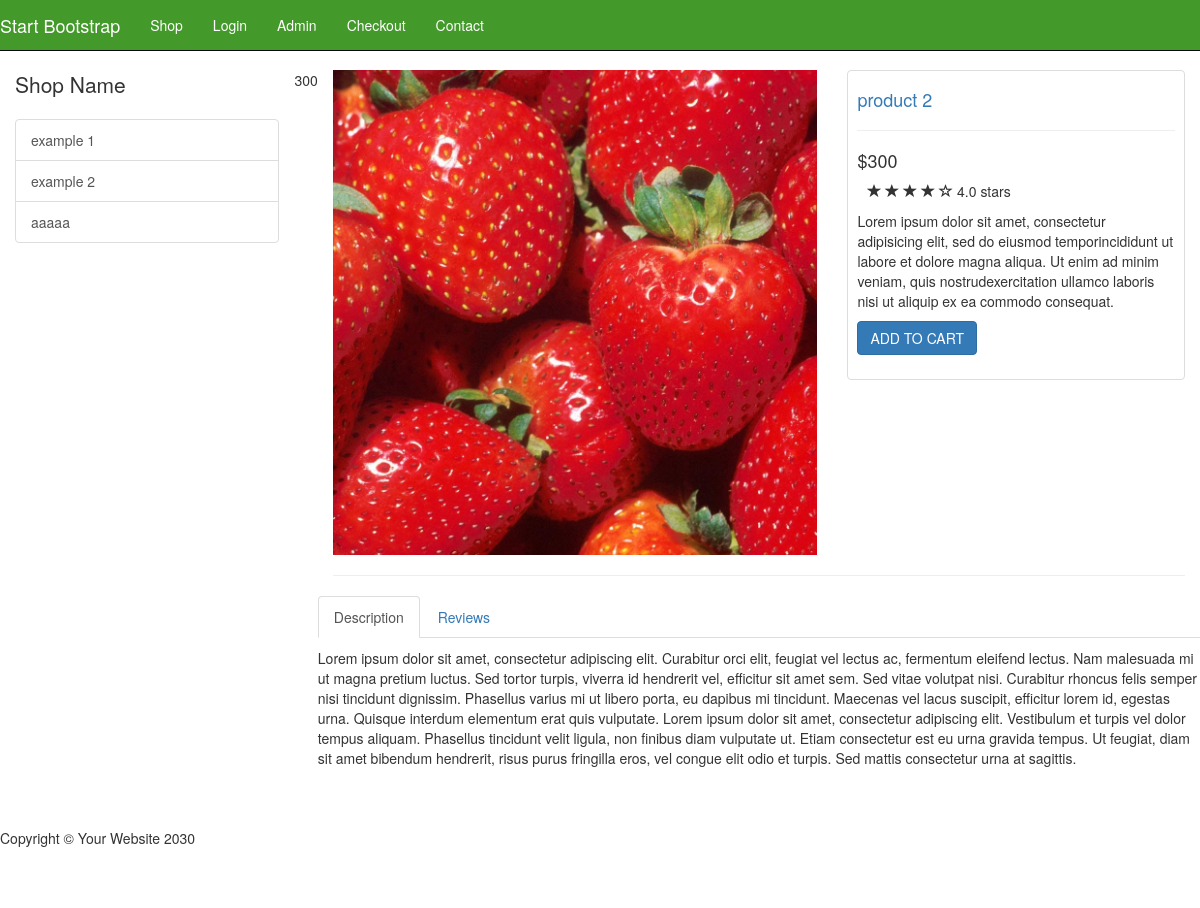
Before: /item.php?id=2 with the older database file.
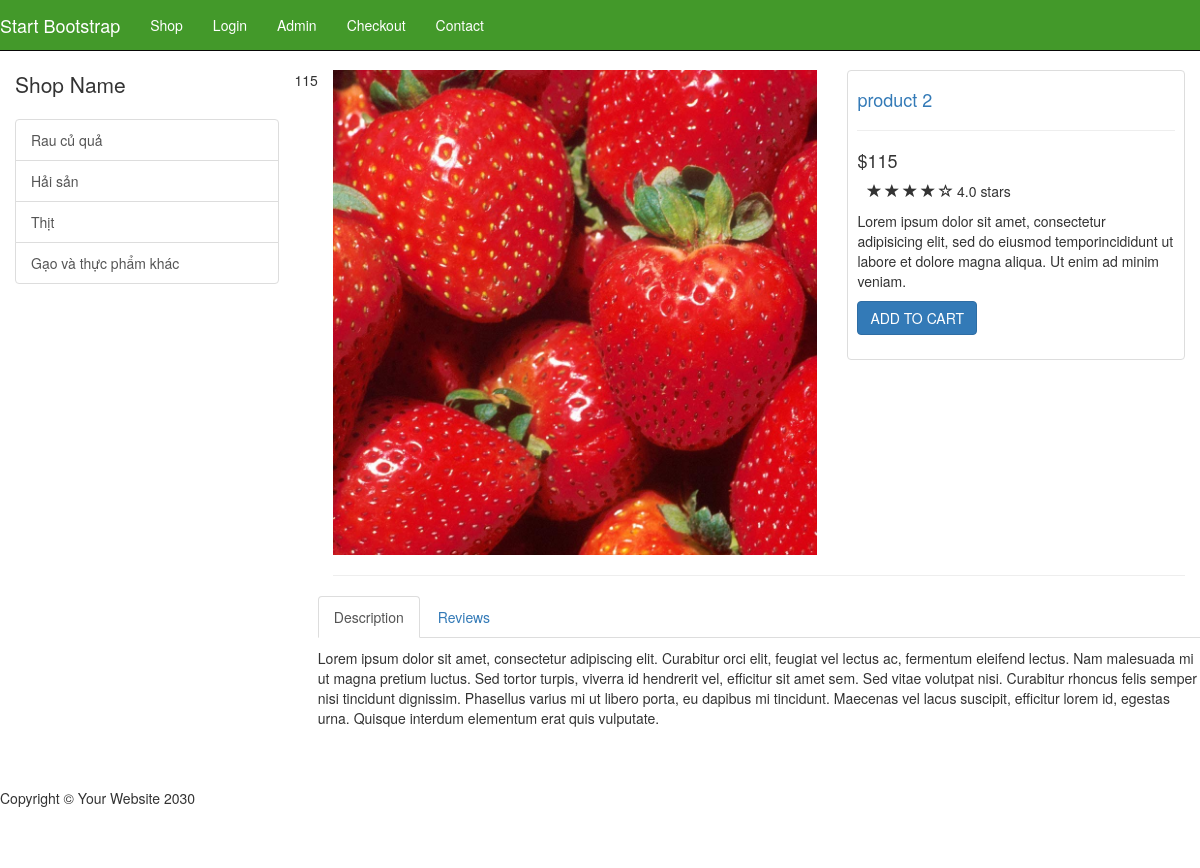
After: the same page with the newer database file.
### tables this page shows
CREATE TABLE `categories` (
  `cat_id` int(11) NOT NULL,
  `cat_title` varchar(255) NOT NULL
);

CREATE TABLE `products` (
  `product_id` int(11) NOT NULL,
  `product_title` varchar(255) NOT NULL,
  `product_category_id` int(11) NOT NULL,
  `is_product_new` tinyint(1) NOT NULL,
  `is_product_sale` tinyint(1) NOT NULL,
  `product_current_price` double NOT NULL,
  `product_original_price` double NOT NULL,
  `product_rate` float NOT NULL,
  `product_description` text NOT NULL,
  `short_desc` text NOT NULL,
  `product_image` varchar(255) NOT NULL
);

### public/item.php (the view, shortened to what this page needs)
<?php include(TEMPLATE_FRONT . DS . "header.php") ?>
<div class="container">
    <?php include(TEMPLATE_FRONT . DS . "side_nav.php") ?>
    <?php
        $query = query("SELECT * FROM products WHERE product_id = " . escape_string($_GET['id']) . " " );
        while($row = fetch_array($query)):
            echo $row['product_current_price'];
    ?>
    <div class="col-md-9">
        <div class="row">
            <div class="col-md-7">
                <img class="img-responsive" src="<?php echo $row['product_image']; ?>" alt="">
            </div>
            <div class="col-md-5">
                <div class="thumbnail">
                    <div class="caption-full">
                        <h4><a href="#"><?php echo $row['product_title']; ?></a></h4>
                        <hr>
                        <h4 class=""><?php echo "&#36;" . $row['product_current_price']; ?></h4>
                        <div class="ratings">
                            <p>
                                <span class="glyphicon glyphicon-star"></span>
                                <span class="glyphicon glyphicon-star"></span>
                                <span class="glyphicon glyphicon-star"></span>
                                <span class="glyphicon glyphicon-star"></span>
                                <span class="glyphicon glyphicon-star-empty"></span>
                                4.0 stars
                            </p>
                        </div>
                        <p><?php echo $row['short_desc']; ?></p>
                        <form action="">
                            <div class="form-group">
                                <input type="submit" class="btn btn-primary" value="ADD TO CART">
                            </div>
                        </form>
                    </div>
                </div>
            </div>
        </div>
        <hr>
        <div class="row">
            <div role="tabpanel">
                <ul class="nav nav-tabs" role="tablist">
                    <li role="presentation" class="active"><a href="#home" aria-controls="home" role="tab"
                            data-toggle="tab">Description</a></li>
                    <li role="presentation"><a href="#profile" aria-controls="profile" role="tab"
                            data-toggle="tab">Reviews</a></li>
                </ul>
                <div class="tab-content">
                    <div role="tabpanel" class="tab-pane active" id="home">
                        <p><?php echo $row['product_description']; ?></p>
                    </div>
                </div>
            </div>
        </div>
    </div>
    <?php endwhile; ?>
</div>
<?php include(TEMPLATE_FRONT . DS . "footer.php") ?>

### resource/templates/front/header.php (shortened to what this page needs)
<!DOCTYPE html>
<html lang="en">
<head>
    <link href="css/bootstrap.min.css" rel="stylesheet">
    <link href="css/shop-homepage.css" rel="stylesheet">
    <link href="css/style.css" rel="stylesheet">
</head>
<body>
    <nav class="navbar navbar-inverse navbar-fixed-top header" role="navigation">
        <?php include(TEMPLATE_FRONT . DS . "top_nav.php") ?>
    </nav>

### resource/templates/front/top_nav.php (shortened to what this page needs)
<div class="container">
    <div class="navbar-header">
        <a class="navbar-brand" href="index.php">Start Bootstrap</a>
    </div>
    <div class="collapse navbar-collapse" id="bs-example-navbar-collapse-1">
        <ul class="nav navbar-nav">
            <li>
                <a href="shop.php">Shop</a>
            </li>
            <li>
                <a href="login.php">Login</a>
            </li>
            <li>
                <a href="admin">Admin</a>
            </li>
            <li>
                <a href="checkout.html">Checkout</a>
            </li>
            <li>
                <a href="contact.html">Contact</a>
            </li>
        </ul>
    </div>
</div>

### resource/templates/front/side_nav.php
<div class="col-md-3">
    <p class="lead">Shop Name</p>
    <div class="list-group">
        <?php
           get_categories();
        ?>
    </div>
</div>

### resource/functions.php (shortened to what this page needs)
<?php
function query($sql) {
    global $connection;
    return mysqli_query($connection, $sql);
}
function escape_string($string){
    global $connection;
    return mysqli_real_escape_string($connection, $string);
}
function fetch_array($result){
    return mysqli_fetch_array($result);
}
function get_categories() {
            $query = query("SELECT * FROM categories");
            while($row = fetch_array($query)) {
                $categories_links = <<<DELIMETER
                <a href='category.php?cat=1&page=1&filter=0' class='list-group-item'>{$row['cat_title']}</a>
                DELIMETER;
                echo $categories_links;
            }
}
?>

### resource/templates/front/footer.php (shortened to what this page needs)
<div class="container">
        <footer>
            <div class="row">
                <div class="col-lg-12">
                    <p>Copyright &copy; Your Website 2030</p>
                </div>
            </div>
        </footer>
</div>
</body>
</html>

### public/css/shop-homepage.css (style rules this page uses)
body { padding-top: 70px; }
.ratings { padding-right: 10px; padding-left: 10px; color: #d17581; }
.thumbnail { padding: 0; }
.thumbnail .caption-full { padding: 9px; color: #333; }
footer { margin: 50px 0; }

### public/css/style.css (style rules this page uses)
* { margin: 0; padding: 0; box-sizing: border-box; color: #333333; }
.container { padding: 0; width: 100%; display: flex; }
.header { background-color: rgb(67, 153, 42); }
.header a { color: white!important; }

Changed rows visible on the page:
changed categories: cat_title "example 1" → "Rau củ quả"
changed categories: cat_title "example 2" → "Hải sản"
changed categories: cat_title "aaaaa" → "Thịt"
added categories: cat_title "Gạo và thực phẩm khác"
changed products "product 2": product_current_price "300" → "115"; short_desc "…Ut enim ad minim veniam, quis nostrudexercitation ullamco laboris nisi ut aliquip ex ea commodo consequat." → "Lorem ipsum dolor sit amet, consectetur adipisicing elit, sed do eiusmod temporincididunt ut labore et dolore magna aliqua. Ut enim ad minim veniam."; product_description "…elementum erat quis vulputate. Lorem ipsum dolor sit amet, consectetur adipiscing elit. Vestibulum et turpis vel dolor tempus aliquam. Phasellus tincidunt velit ligula, non finibus diam vulputate ut. Etiam consectetur est eu urna gravida tempus. Ut feugiat, diam sit amet bibendum hendrerit, risus purus fringilla eros, vel congue elit odio et turpis. Sed mattis consectetur urna at sagittis." → "…elementum erat quis vulputate."
